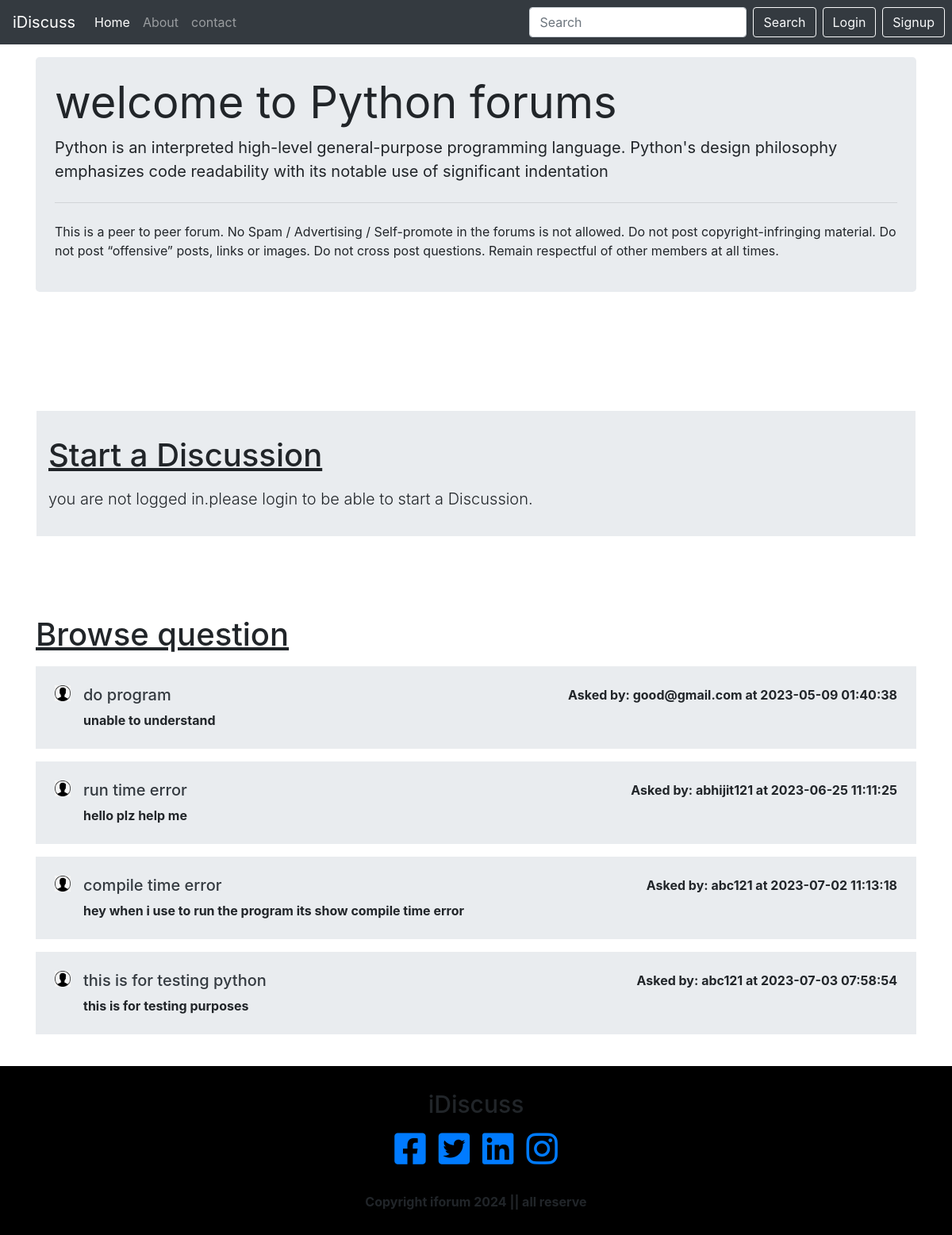
The app's page /threadlist.php?catid=1 with its own data.
### tables this page shows
CREATE TABLE `catagories` (
  `catagories_id` int(8) NOT NULL,
  `catagories_name` varchar(255) NOT NULL,
  `catagories_description` varchar(255) NOT NULL,
  `created` datetime NOT NULL DEFAULT current_timestamp()
);

CREATE TABLE `threads` (
  `thread_id` int(7) NOT NULL,
  `thread_title` varchar(255) NOT NULL,
  `thread_desc` text NOT NULL,
  `thread_cat_id` int(7) NOT NULL,
  `thread_user_id` int(7) NOT NULL,
  `timestamp` datetime NOT NULL DEFAULT current_timestamp()
);

CREATE TABLE `users` (
  `sno` int(8) NOT NULL,
  `user_email` varchar(30) NOT NULL,
  `user_pass` varchar(255) NOT NULL,
  `tstamp` datetime NOT NULL DEFAULT current_timestamp()
);

### threadlist.php (the view, shortened to what this page needs)
<!doctype html>
<html lang="en">
  <head>
    <link rel="stylesheet" href="https://stackpath.bootstrapcdn.com/bootstrap/4.4.1/css/bootstrap.min.css"
>
  <link rel="stylesheet" href="//cdn.datatables.net/1.10.20/css/jquery.dataTables.min.css">
  <link rel="stylesheet" href="https://cdnjs.cloudflare.com/ajax/libs/font-awesome/6.4.0/css/all.min.css" />
  </head>
  <body>
  <?php include 'partials/_header.php'; ?>
  <?php include 'partials/_dbconnect.php'; ?>
  <?php
    $id = $_GET['catid'];
    $sql = "SELECT * FROM `catagories` WHERE catagories_id=$id";
    $result = mysqli_query($conn, $sql);
    while($row = mysqli_fetch_assoc($result)){
        $catname = $row['catagories_name'];
        $catdesc = $row['catagories_description'];
    }
    ?>
   <div class="container my-3 ">
   <div class="jumbotron my-3 py-4 px-4 "  >
   <h1 class="display-4" id="h1"><b>welcome to <?php echo $catname; ?> forums</b></h1>
            <p class="lead" id="p"><b><?php echo  $catdesc; ?> </b></p>
            <hr class="my-4">
            <p id="p">This is a peer to peer forum. No Spam / Advertising / Self-promote in the forums is not allowed. Do not post copyright-infringing material. Do not post “offensive” posts, links or images. Do not cross post questions. Remain respectful of other members at all times.</p>
    </div>
    </div>
    <?php
    if(isset($_SESSION['loggedin'])){
    echo '<div class="container" id="mid" >
    <h1 class="my_3" id="h1"><u>Start a Discussions</u></h1>
      <form action="'. $_SERVER["REQUEST_URI"] .'" method="post" >
        <div class="form-group">
          <label for="exampleInputEmail1">Problem Title</label>
          <input type="text" class="form-control" id="title" name="title" aria-describedby="emailHelp" placeholder="Enter title">
          <small id="emailHelp" class="form-text text-muted">keep your title as short as possible
          .</small>
        </div>
        <input type="hidden" name="sno"  value="'.$_SESSION["sno"].'">
        <div class="form-group">
          <label for="exampleFormControlTextarea1 " class="my-3">Elaburate your concern</label>
          <textarea class="form-control" id="desc" name="desc" rows="3"></textarea>
        </div>
        <button type="submit" class="btn btn-success my-2">Submit</button>
      </form>
    </div>';
    }
    else{
      echo '
      <div class="container px-3 style="background-color:red;">
      <div class="container py-3" id="mid" style="background-color:#e9ecef;">
      <h1 class="my-3" id="h1"><u>Start a Discussion</u></h1>
      <p class="lead" id="p">you are not logged in.please login to be able to start a Discussion.</p>
      </div>
      </div>
      ';
    }
    ?>
    <div class="container" id="ques" >
    <h1 class="my_3 "id="h1"><u>Browse question</u></h1>
    <?php
    $id = $_GET['catid'];
    $sql = "SELECT * FROM `threads` WHERE thread_cat_id=$id";
    $result = mysqli_query($conn, $sql);
    while($row = mysqli_fetch_assoc($result)){
        $id = $row['thread_id'];
        $title = $row['thread_title'];
        $desc = $row['thread_desc'];
        $time=$row['timestamp'];
        $thread_user_id=$row['thread_user_id'];
        $sql2 = "SELECT user_email FROM `users` WHERE sno='$thread_user_id'";
        $result2 = mysqli_query($conn, $sql2);
        $row2 = mysqli_fetch_assoc($result2);
echo '<div class="media my-3 py-4 px-4 " id="x" style="background-color:#e9ecef;">
<img src="image/i.png" width="20px" class="mr-3" alt="...">
<div class="media-body" id="c">'.
 '<h5 class="mt-0" > <a class="text-dark" href="thread.php?threadid=' . $id. '" >'. $title . ' </a></h5><b>
    '. $desc . '</b> </div>'.'
  <div class="font-weight-bold my-0" id="a"> Asked by: '. $row2['user_email'] . ' at '. $time. '</div>'.
'</div>';
}
?>
</div>
  <?php include 'partials/_footer.php'; ?>
  </body>
</html>

### partials/_header.php (shortened to what this page needs)
<?php
echo '<nav class="navbar navbar-expand-lg navbar-dark bg-dark">
<a class="navbar-brand" href="/forum">iDiscuss</a>
<button class="navbar-toggler" type="button" data-bs-toggle="collapse" data-bs-target="#navbarSupportedContent" aria-controls="navbarSupportedContent" aria-expanded="false" aria-label="Toggle navigation">
<span class="navbar-toggler-icon"></span>
</button>
<div class="collapse navbar-collapse" id="navbarSupportedContent">
  <ul class="navbar-nav mr-auto">
    <li class="nav-item active">
      <a class="nav-link" href="/forum">Home <span class="sr-only">(current)</span></a>
    </li>
    <li class="nav-item">
      <a class="nav-link" href="about.php">About</a>
    </li>
      <li class="nav-item ">
        <a class="nav-link  " href="/forum/contact.php" tabindex="-1">contact</a>
      </li>
    </ul>
    <div class="row">';
    if(isset($_SESSION['loggedin']) && $_SESSION['loggedin']=true){
      echo '<form class="form-inline" method="get" action="search.php">
      <input class="form-control me-2 mx-2 " name="search" type="search" placeholder="Search"  aria-label="Search">
      <button class="btn btn-outline-light me-2 " type="submit">Search</button>
      <p class="text-light my-0 mx-1">  welcome_'.$_SESSION['useremail'].'</p>
      <a href="partials/_logout.php" class="btn btn-outline-light mr-2"  data-bs-target="#logoutmodal">Logout</a>
    </form>
    ';
    }
    else{
      echo '<form class="form-inline" method="get" action="search.php">
      <input class="form-control me-2 ml-2" name="search" type="search" placeholder="Search"  aria-label="Search">
      <button class="btn btn-outline-light me-2 ml-2" type="submit">Search</button>
    </form>
      <button class="btn btn-outline-light mx-2 " data-bs-toggle="modal" data-bs-target="#loginmodal">Login</button>
      <button class="btn btn-outline-light mr-2" data-bs-toggle="modal" data-bs-target="#signupmodal">Signup</button>
       ';
    }
 echo '  </div>
</div>
</nav>';
?>

### partials/_footer.php
<div class="x" style="background:black;padding:30px 0px; margin-top:40px;">
<center><h3 style="font-size:30px;">iDiscuss</h1></center>
<div class="ro  "style="display:flex;justify-content: center;">
    <div class="co my-2"><a href="#"><i class="fa-brands fa-square-facebook" style="font-size:45px;"></i></a></div>
    <div class="co my-2 mx-3"><a href="#"><i class="fa-brands fa-square-twitter" style="font-size:45px;"></i></a></div>
    <div class="co my-2 mr-3"><a href="#"><i class="fa-brands fa-linkedin" style="font-size:45px;"></i></a></div>
    <div class="co my-2"><a href="#"><i class="fa-brands fa-instagram" style="font-size:45px;"></i></a></div>
</div>
<p class="text-center mb-0 mt-4"style="font-size:16px;"><b>Copyright iforum <?php echo date("Y"); ?> || all reserve</b></p>
</div>

### threadlist.php (style rules this page uses)
#ques { min-height:200px; }
#mid { margin-top:150px; margin-bottom:100px; }

### records on screen
catagories: catagories_name "Python", catagories_description "Python is an interpreted high-level general-purpose programming language. Python's design philosophy emphasizes code readability with its notable use of significant indentation"
threads: thread_title "do program", thread_desc "unable to understand", users.user_email "good@gmail.com", timestamp "2023-05-09 01:40:38"
threads: thread_title "run time error", thread_desc "hello plz help me", users.user_email "abhijit121", timestamp "2023-06-25 11:11:25"
threads: thread_title "compile time error", thread_desc "hey when i use to run the program its show compile time error", users.user_email "abc121", timestamp "2023-07-02 11:13:18"
threads: thread_title "this is for testing python", thread_desc "this is for testing purposes", users.user_email "abc121", timestamp "2023-07-03 07:58:54"
